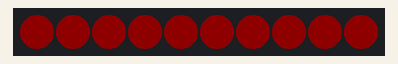
Simulated run of this program. Board: Raspberry Pi (BCM pin numbers). Parts: 10 RGB LEDs in strip order, left to right. Dim RGB values are drawn brighter than linear; the clock reads 2024-03-15 10:24:30 at power-on unless the program sets it. At 5.0 s the program stops and its outputs stay as they are.

Above: at 0.45 s.
At 4.67 s:
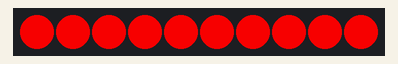

The program:

bandeau.py
```python
import time
from rpi_ws281x import Adafruit_NeoPixel, Color

class BandeauLED:
    def __init__(self, data_pin, num_leds):
        self.data_pin = data_pin
        self.num_leds = num_leds

        # Configuration du bandeau LED NeoPixel
        LED_FREQ_HZ = 800000
        LED_DMA = 10
        LED_BRIGHTNESS = 255
        LED_INVERT = False
        self.strip = Adafruit_NeoPixel(self.num_leds, self.data_pin, LED_FREQ_HZ, LED_DMA, LED_INVERT, LED_BRIGHTNESS)
        self.strip.begin()


    def set_pixel(self, index, color):
        # Vérification des limites de l'index
        if index < 0 or index >= self.num_leds:
            return

        # Mise à jour de la couleur du pixel
        self.strip.setPixelColor(index, color)

    def show(self):
        # Affichage des LED avec la nouvelle couleur
        self.strip.show()

    def clear(self):
        # Effacement de tous les pixels
        for i in range(self.num_leds):
            self.strip.setPixelColor(i, Color(0, 0, 0))
        self.strip.show()

    def fade_in_fade_out(self, color, duration):
        # Réalise un fondu (fade) d'une couleur spécifique sur toutes les LED du bandeau
        start_time = time.time()
        elapsed_time = 0

        while elapsed_time < duration:
            brightness = int(255 * (elapsed_time / duration))

            # Mise à jour de la couleur de chaque LED avec la luminosité appropriée
            for i in range(self.num_leds):
                self.set_pixel(i, Color(color[0] * brightness // 255, color[1] * brightness // 255, color[2] * brightness // 255))

            # Affichage des LED avec la nouvelle couleur et luminosité
            self.show()

            # Attente de 10 millisecondes avant la prochaine itération
            time.sleep(0.01)

            # Mise à jour du temps écoulé
            elapsed_time = time.time() - start_time

        # Effacement du bandeau LED à la fin du fondu
        self.clear()

    def leds_off(self):
        # Met toutes les LED en mode "off" (éteintes)
        self.clear()

    def cleanup(self):
        # Nettoyage lors de la fermeture de la classe
        self.clear()


data_pin = 23  # Utilisez un autre pin GPIO disponible
num_leds = 10
bandeau = BandeauLED(data_pin, num_leds)

# Définition de la couleur pour le fondu (ici, rouge)
color = (255, 0, 0)

# Durée du fondu en secondes
duration = 5

# Réalisation du fondu
bandeau.fade_in_fade_out(color, duration)

# Nettoyage
bandeau.cleanup()
```
